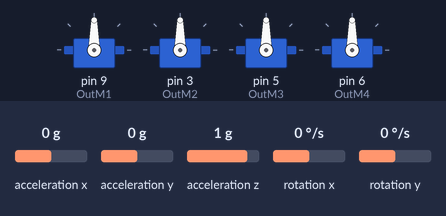
Recording of a sketch running on a simulated Arduino Uno, built with avr-gcc and run on an emulated ATmega328P. Shown: 4 × servo. Wiring (inferred from the names in the program): MPU-6050 motion sensor at I2C address 0x68. Inputs (shaded band) come from the test bench; at power-on: acceleration x 0 g, acceleration y 0 g, acceleration z 1 g, rotation x 0 °/s, rotation y 0 °/s. No radio packets arrive unless stated.

Above: at 0.1 s.
At 3.1 s:
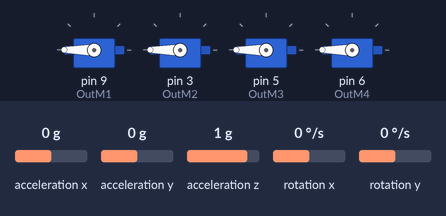
At 5.1 s:
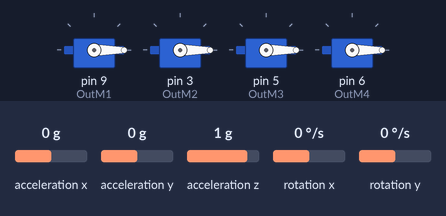
Timing chart, 0 to 6.6 s (numbered marks = the images above):
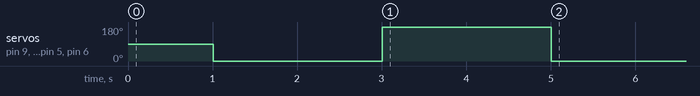

The sketch:

Abdel_s_Drone_10_Time_Project.ino
```cpp
#include<Wire.h>
#include <Servo.h>
#include <SPI.h>
#include <nRF24L01.h>
#include <RF24.h>

// reciver
RF24 radio(7, 8);
const byte address[6] = "00001";

// gyro sensor
const int MPU_addr = 0x68; // I2C address of the MPU-6050
int16_t AcX, AcY, AcZ, Tmp, GyX, GyY, GyZ;

byte M1Speed;
byte M2Speed;
byte M3Speed;
byte M4Speed;

Servo OutM1;
Servo OutM2;
Servo OutM3;
Servo OutM4;

struct DataPackage {
  byte XPos;
  byte YPos;
  bool ValUp;
  bool ValDown;
  bool StopProp;
};

struct DataPackage Data;


void setup() {
  //gyro/accel sensor
  Wire.begin();
  Wire.beginTransmission(MPU_addr);
  Wire.write(0x6B);
  Wire.write(0);
  Wire.endTransmission(true);

  // radio/ contorller
  radio.begin();
  radio.openReadingPipe(0, address);
  radio.setPALevel(RF24_PA_MAX);
  radio.startListening();


  // motors
  OutM1.attach(9, 1000, 2000);
  OutM2.attach(3, 1000, 2000);
  OutM3.attach(5, 1000, 2000);
  OutM4.attach(6, 1000, 2000);

  SetupMotorController();
}

void loop() {
  if (radio.available()) {
    radio.read(&Data, sizeof(DataPackage));
  }

  GetPosition();


  // landing
  if (Data.StopProp == HIGH) {
    AllMin();
  }

  UpdateSpeed();
}


// functions
void UpdateSpeed() {
  OutM1.write(M1Speed);
  OutM2.write(M2Speed);
  OutM3.write(M3Speed);
  OutM4.write(M4Speed);
}

void SetupMotorController() {
  delay(1000);

  AllMin();
  delay(2000);

  AllMax();
  delay(2000);

  AllMin();
  delay(2000);
}

void GetPosition() {
  Wire.beginTransmission(MPU_addr);
  Wire.write(0x3B);
  Wire.endTransmission(false);
  Wire.requestFrom(MPU_addr, 12, true);
  //accelerometer
  AcX = Wire.read() << 8 | Wire.read(); // 0x3B (ACCEL_XOUT_H) & 0x3C (ACCEL_XOUT_L)
  AcY = Wire.read() << 8 | Wire.read(); // 0x3D (ACCEL_YOUT_H) & 0x3E (ACCEL_YOUT_L)
  AcZ = Wire.read() << 8 | Wire.read(); // 0x3F (ACCEL_ZOUT_H) & 0x40 (ACCEL_ZOUT_L)
  // gyroscope
  GyX = Wire.read() << 8 | Wire.read(); // 0x43 (GYRO_XOUT_H) & 0x44 (GYRO_XOUT_L)
  GyY = Wire.read() << 8 | Wire.read(); // 0x45 (GYRO_YOUT_H) & 0x46 (GYRO_YOUT_L)
  GyZ = Wire.read() << 8 | Wire.read(); // 0x47 (GYRO_ZOUT_H) & 0x48 (GYRO_ZOUT_L)
}
void AllMax() {
  M1Speed = 180;
  M2Speed = 180;
  M3Speed = 180;
  M4Speed = 180;
  UpdateSpeed();
}

void AllMin() {
  M1Speed = 0;
  M2Speed = 0;
  M3Speed = 0;
  M4Speed = 0;
  UpdateSpeed();

}
```
